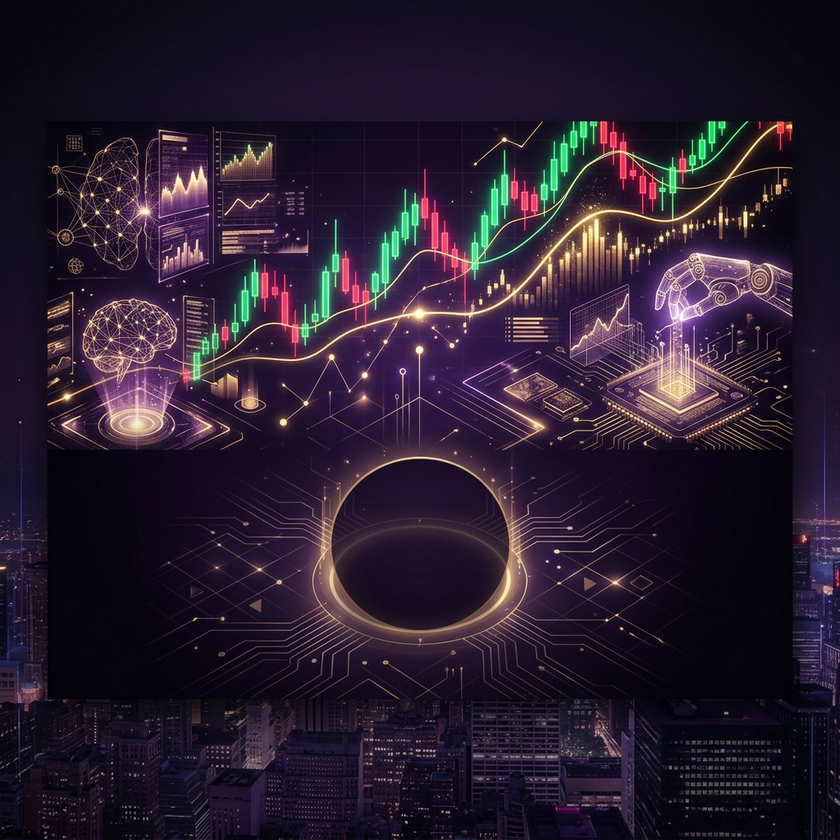
#> input picture MATERIAL REDES/portada_facebook_1_1783454291536.png, 840 x 840 px, shrunk from 1024 x 1024 before the run, given in place of logo-kopytrading.png, which was not available
$ python pad_logo.py
#> lines starting #> are read from the running program, lines starting #| are printed output that depends on the picture; pictures that were not available may be replaced by others from this repository, and a replacement may not be noted
from PIL import Image

def pad_image(input_path, output_path, padding_percent=0.2):
#> called with padding_percent = 0.3
    img = Image.open(input_path).convert("RGBA")

    # Calculate new size
    width, height = img.size
#> width = 840; height = 840
    new_width = int(width * (1 + padding_percent))
#> new_width = 1092
    new_height = int(height * (1 + padding_percent))
#> new_height = 1092

    # Create a new transparent image (or solid dark color if preferred)
    # The current logo seems to have a black background in the center
    # Let's use a solid dark background color to match the edge of the logo
    # For a circular logo, it's safer to use transparency if the logo is a circle,
    # but her screenshot shows a solid dark background around the logo.
    # Let's just sample the top-left pixel color as the background color
    bg_color = img.getpixel((0, 0))
#> bg_color = (8, 7, 12, 255)
    if len(bg_color) == 4 and bg_color[3] == 0:
        # It's transparent
        new_img = Image.new("RGBA", (new_width, new_height), (0, 0, 0, 0))
    else:
        # Use the sampled background color
        new_img = Image.new("RGBA", (new_width, new_height), bg_color)
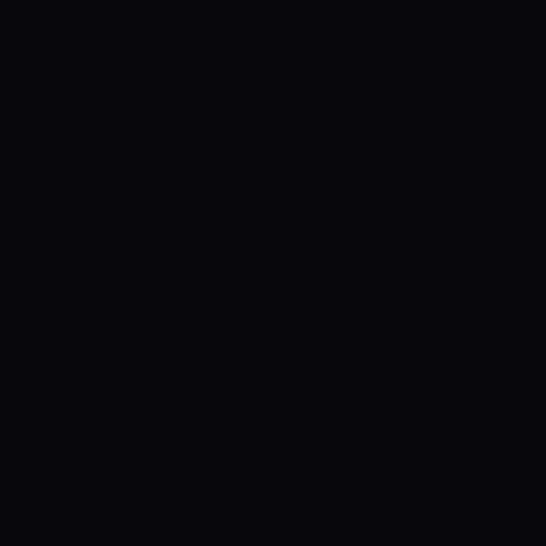
#> new_img: PIL image 1092x1092 RGBA (shown at 1/2 size); mean R, G, B, A 8, 7, 12, 255

    # Paste the original image into the center
    x = (new_width - width) // 2
#> x = 126
    y = (new_height - height) // 2
#> y = 126
    new_img.paste(img, (x, y), img)
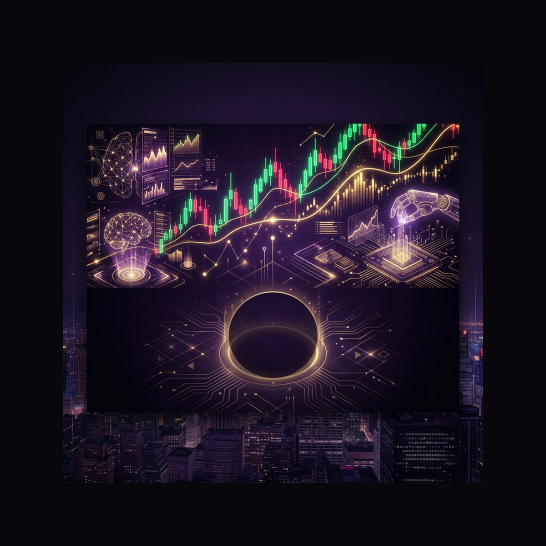
#> new_img: PIL image 1092x1092 RGBA (shown at 1/2 size); mean R, G, B, A 28.1, 20.3, 33.4, 255

    # Save the output
    new_img.save(output_path)
    print(f"Saved padded image to {output_path}")

# Run padding
input_file = r"C:\proyectos\APP KOPYTRADING\public\logo-kopytrading.png"
output_file = r"C:\proyectos\APP KOPYTRADING\MATERIAL REDES\perfil_facebook_ajustado.png"
pad_image(input_file, output_file, padding_percent=0.3)

$ run again, on MATERIAL REDES/portada_facebook_2_1783454350585.png
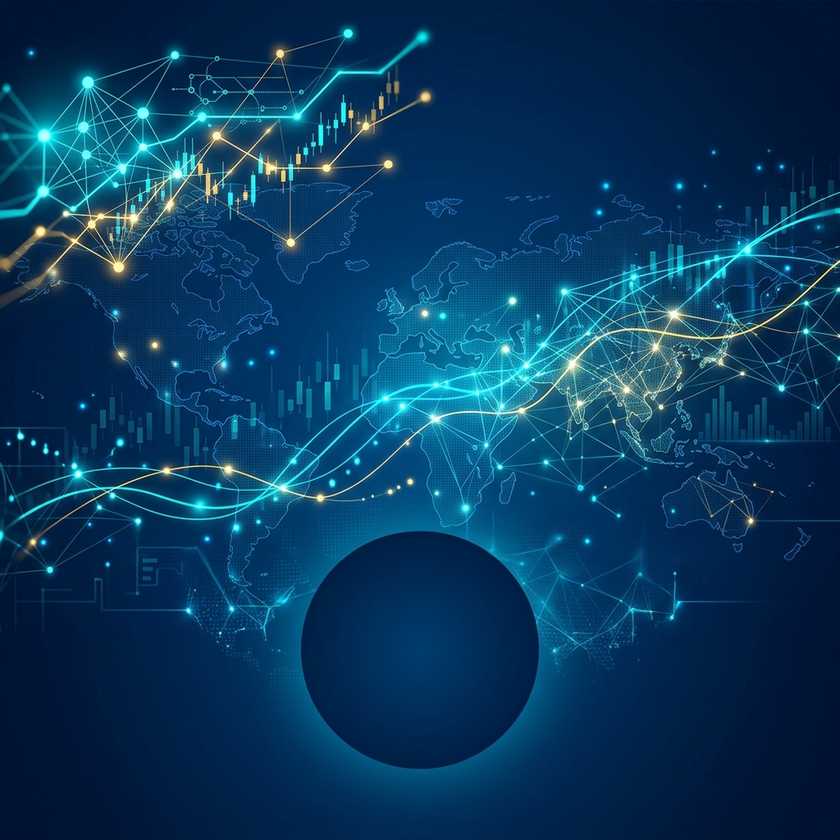
#> input picture MATERIAL REDES/portada_facebook_2_1783454350585.png, 840 x 840 px, shrunk from 1024 x 1024 before the run, given in place of logo-kopytrading.png, which was not available
#> bg_color = (0, 19, 49, 255)
#> in pad_image, `new_img = Image.new("RGBA", (new_width, new_height), bg_color)`:
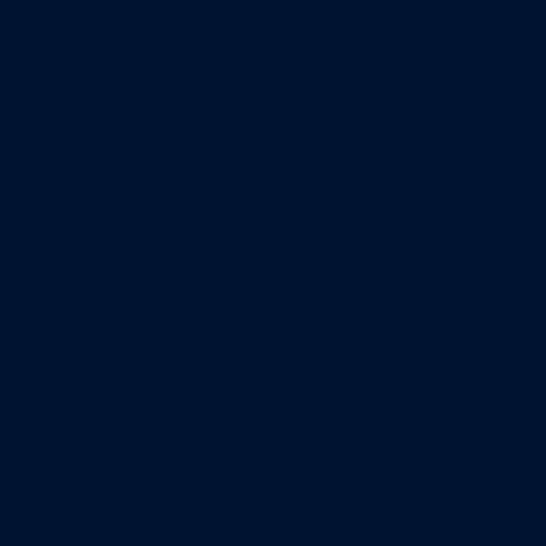
#> new_img: PIL image 1092x1092 RGBA (shown at 1/2 size); mean R, G, B, A 0, 19, 49, 255
#> in pad_image, `new_img.paste(img, (x, y), img)`:
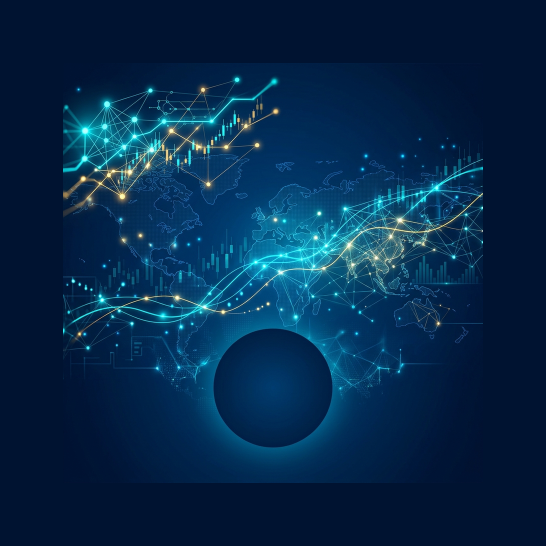
#> new_img: PIL image 1092x1092 RGBA (shown at 1/2 size); mean R, G, B, A 5.3, 41.2, 75, 255

$ run again, on MATERIAL REDES/portada_facebook_3_1783454364764.png
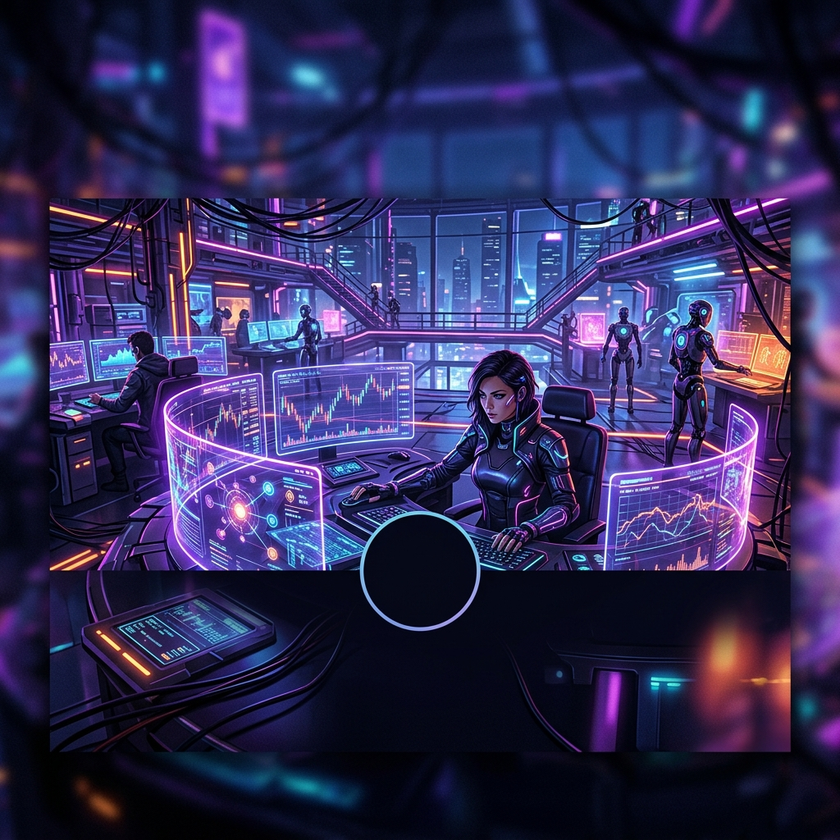
#> input picture MATERIAL REDES/portada_facebook_3_1783454364764.png, 840 x 840 px, shrunk from 1024 x 1024 before the run, given in place of logo-kopytrading.png, which was not available
#> bg_color = (2, 3, 8, 255)
#> in pad_image, `new_img.paste(img, (x, y), img)`:
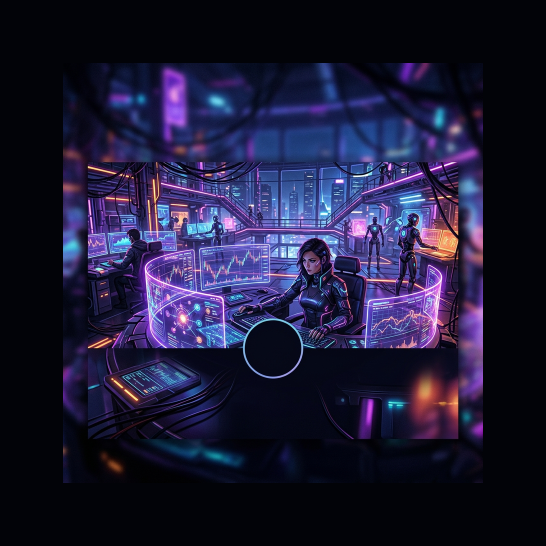
#> new_img: PIL image 1092x1092 RGBA (shown at 1/2 size); mean R, G, B, A 29.5, 27.1, 55.2, 255
